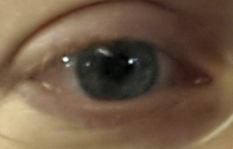
#> input picture EyeTab_Python/eye_images/andreas2_l.png, 233 x 149 px
$ python -i find_limbus_points.py   (imports and definitions only)   (Python 2 division)   (older library calls are emulated)
#> lines starting #> are read from the running program, lines starting #| are printed output that depends on the picture; after the words box and inside, x2 and y2 are one past the last pixel; in counts of white or black regions, pixels touching at a corner belong together
### EyeTab_Python/linpolar_transform.py
import numpy as np

from math import ceil, pi, cos, sin

### Adapted from original with licence: ###
'''
Copyright (c) Helio Perroni Filho <xperroni@gmail.com>

This file is part of  Python Log Polar Transform Redux (PLPTR).

PLPTR is free software: you can redistribute it and/or modify
it under the terms of the GNU General Public License as published by
the Free Software Foundation, either version 3 of the License, or
(at your option) any later version.

PLPTR is distributed in the hope that it will be useful,
but WITHOUT ANY WARRANTY; without even the implied warranty of
MERCHANTABILITY or FITNESS FOR A PARTICULAR PURPOSE.  See the
GNU General Public License for more details.

You should have received a copy of the GNU General Public License
along with PLPTR. If not, see <http://www.gnu.org/licenses/>.
'''

_transforms = {}

def _get_transform(i_0, j_0, i_n, j_n, p_n, t_n, p_s, t_s):

    # Checks if this transform has been requested before.
    transform = _transforms.get((i_0, j_0, i_n, j_n, p_n, t_n))

    # If the transform is not found...
    if transform == None:
        i_k = []
        j_k = []
        p_k = []
        t_k = []

        # Scans the transform across its coordinate axes. At each step
        # calculates the reverse transform back into the cartesian coordinate
        # system, and if the coordinates fall within the boundaries of the
        # input image, records both coordinate sets.
        for p in range(0, p_n):
            for t in range(0, t_n):
                t_rad = t * t_s

                i = int(i_0 + p * sin(t_rad))
                j = int(j_0 + p * cos(t_rad))

                if 0 <= i < i_n and 0 <= j < j_n:
                    i_k.append(i)
                    j_k.append(j)
                    p_k.append(p)
                    t_k.append(t)

        # Creates a set of two "fancy-indices", one for retrieving pixels from
        # the input image, and other for assigning them to the transform.
        transform = ((np.array(p_k), np.array(t_k)), (np.array(i_k), np.array(j_k)))
        _transforms[i_0, j_0, i_n, j_n, p_n, t_n] = transform

    return transform


def linpolar(image, trans_h=None, trans_w=None):

    # Middle of linpolar transform is image center
    i_0, j_0 = image.shape[1] / 2, image.shape[0] / 2

    # Shape of the input image.
    (i_n, j_n) = image.shape[:2]

    # The distance d_c from the transform's focus (i_0, j_0) to the image's
    # farthest corner (i_c, j_c). This is used below as the default value for
    # trans_h, and also to calculate the iteration step across the transform's p
    # dimension.
    i_c = max(i_0, i_n - i_0)
    j_c = max(j_0, j_n - j_0)
    d_c = (i_c ** 2 + j_c ** 2) ** 0.5

    if trans_h == None:
        # The default value to trans_h is defined as the distance d_c.
        trans_h = int(ceil(d_c))

    if trans_w == None:
        # The default value to trans_w is defined as the width of the image.
        trans_w = j_n

    # The scale factors determine the size of each "step" along the transform.
    # p_s = log(d_c) / trans_h
    p_s = d_c / trans_h
    t_s = 2.0 * pi / trans_w

    # Recover the transform fancy index from the cache, creating it if not found.
    (pt, ij) = _get_transform(i_0, j_0, i_n, j_n, trans_h, trans_w, p_s, t_s)

    # The transform's pixels have the same type and depth as the input's.
    transformed = np.zeros((trans_h, trans_w) + image.shape[2:], dtype=image.dtype)

    # Applies the transform to the image via numpy fancy-indexing.
    transformed[pt] = image[ij]
    return transformed

### EyeTab_Python/find_limbus_points.py
import cv2, numpy as np

from math import pi
from linpolar_transform import linpolar
from image_utils import stack_imgs_horizontal, stack_imgs_vertical
from draw_utils import draw_points

__fixed_width = 400
__limb_r_ratios = (0.15, 0.4)
__min_limb_r = int(__fixed_width * __limb_r_ratios[0])
__max_limb_r = int(__fixed_width * __limb_r_ratios[1])

__gabor_params = {'ksize':(7, 7),
          'sigma':2, 'theta':pi / 2,
          'lambd':pi * 2,
          'gamma':2,
          'psi':pi / 2,
          'ktype':cv2.CV_32F}
__gabor_kern = cv2.getGaborKernel(**__gabor_params)

__winname = "Limbus Points (filtered polar img)"
__debug_imgs = {}


#                eye_img - bgr img of eye ROI
#                |        phi - angle to ignore at extreme ranges (close to 90 or 270)
#                |        |       angles considered = 360 / angle_step
#                |        |       |
def get_limb_pts(eye_img, phi=20, angle_step=1, debug_index=False):

    polar_img_w = 360 / angle_step                                      # Polar image has one column per angle of interest
    phi_range_1 = ((90 - phi) / angle_step, (90 + phi) / angle_step)    # Ranges of angles to be ignored (too close to lids)
    phi_range_2 = ((270 - phi) / angle_step, (270 + phi) / angle_step)

    eye_img_grey = cv2.cvtColor(eye_img, cv2.COLOR_BGR2GRAY)      # Do BGR-grey
    eye_img_grey = cv2.medianBlur(eye_img_grey, 5)

    # Scale to fixed size image for re-using transform matrix
    scale = eye_img.shape[0] / float(__fixed_width)
    img_fixed_size = cv2.resize(eye_img_grey, (__fixed_width, __fixed_width))

    # Transform image into polar coords and blur
    img_polar = linpolar(img_fixed_size, trans_w=polar_img_w, trans_h=__fixed_width / 2)
    img_polar = cv2.GaussianBlur(img_polar, (5, 5), 0)

    # Take the segment between min & max radii and filter with Gabor kernel
    img_polar_seg = img_polar[__min_limb_r:__max_limb_r, :]
    filter_img = cv2.filter2D(img_polar_seg, -1, __gabor_kern)

    # Black out ignored angles
    filter_img.T[ phi_range_1[0] : phi_range_1[1] ] = 0
    filter_img.T[ phi_range_2[0] : phi_range_2[1] ] = 0

    # In polar image, x <-> theta, y <-> magnitude
    pol_ys = np.argmax(filter_img, axis=0)                      # Take highest filter response as limbus points
    pol_xs = np.arange(filter_img.shape[1])[pol_ys > 0]
    mags = (pol_ys + __min_limb_r)[pol_ys > 0]
    thts = np.radians(pol_xs * angle_step)

    # Translate each point back into fixed img coords
    xs, ys = cv2.polarToCart(mags.astype(float), thts)
    xs = (xs + __fixed_width / 2) * scale                       # Shift and scale cart. coords back to original eye-ROI coords
    ys = (ys + __fixed_width / 2) * scale

    # Points returned in form
    #    [[ x1   y1]
    #     [ x2   y2]
    #         ...
    #     [ xn   yn]]
    pts_cart = np.concatenate([xs, ys], axis=1)

    # --------------------- Debug Drawing ---------------------
    if debug_index != False:
        debug_img = eye_img.copy()
        debug_polar = cv2.cvtColor(img_polar, cv2.COLOR_GRAY2BGR)

        cv2.imwrite("polar.jpg",debug_polar)

        cv2.line(debug_polar, (0, __min_limb_r), (img_polar.shape[1], __min_limb_r), (255, 255, 0))
        cv2.line(debug_polar, (0, __max_limb_r), (img_polar.shape[1], __max_limb_r), (255, 255, 0))
        cv2.circle(debug_img, (debug_img.shape[1] / 2, debug_img.shape[0] / 2), int(debug_img.shape[0] * __limb_r_ratios[0]), (255, 255, 0))
        cv2.circle(debug_img, (debug_img.shape[1] / 2, debug_img.shape[0] / 2), int(debug_img.shape[0] * __limb_r_ratios[1]), (255, 255, 0))

        pts_polar = np.squeeze(np.dstack([pol_xs, mags]))
        draw_points(debug_polar, pts_polar, (0, 0, 255), width=1)
        draw_points(debug_img, pts_cart, (0, 0, 255), width=1)

        stacked_imgs_polar = stack_imgs_vertical([debug_polar, filter_img])
        stacked_imgs = stack_imgs_horizontal([debug_img, eye_img_grey, stacked_imgs_polar])

        __debug_imgs[debug_index] = stacked_imgs

        if debug_index == 2:
            full_debug_img = stack_imgs_vertical([__debug_imgs[1], __debug_imgs[2]]);
            cv2.imshow(__winname, full_debug_img)
        elif debug_index > 2:
            cv2.imshow(__winname, stacked_imgs);
    # --------------------- Debug Drawing ---------------------

    return pts_cart

>>> import cv2
>>> picture = cv2.imread('eye_images/andreas2_l.png')
#> picture is the input picture: shape (149, 233, 3); mean B, G, R 68.2, 88.9, 111
>>> result = get_limb_pts(picture)
#> in get_limb_pts, `eye_img_grey = cv2.cvtColor(eye_img, cv2.COLOR_BGR2GRAY)`:
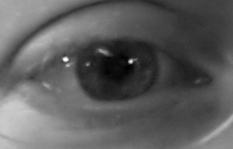
#> eye_img_grey: shape (149, 233); min 0, max 255, mean 93
#> in get_limb_pts, `img_fixed_size = cv2.resize(eye_img_grey, (__fixed_width, __fixed_widt..`:
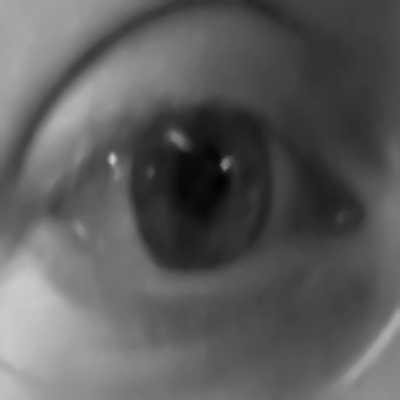
#> img_fixed_size: shape (400, 400); min 2, max 202, mean 92.8
#> in linpolar, `transformed[pt] = image[ij]`:
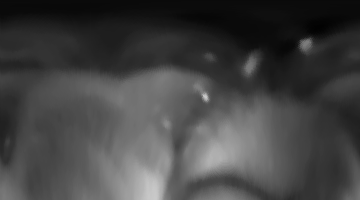
#> transformed: shape (200, 360); min 2, max 202, mean 67.1
#> in get_limb_pts, `img_polar_seg = img_polar[__min_limb_r:__max_limb_r, :]`:
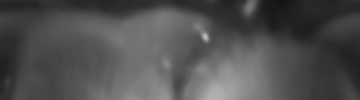
#> img_polar_seg: shape (100, 360); min 19, max 190, mean 79.5
#> in get_limb_pts, `filter_img = cv2.filter2D(img_polar_seg, -1, __gabor_kern)`:
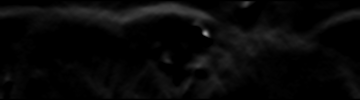
#> filter_img: shape (100, 360); min 0, max 161, mean 8
#> in get_limb_pts, `pol_ys = np.argmax(filter_img, axis=0)`: pol_ys = 360 values, max 82 at index 217, min 0 at index 70, mean 15.81
#> in get_limb_pts, `pol_ys = np.argmax(filter_img, axis=0)`:
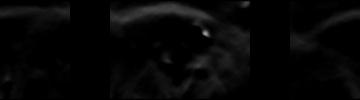
#> filter_img: shape (100, 360); 15.9% of pixels changed, all inside (x1, y1, x2, y2) = (70, 1, 290, 99)
#> in get_limb_pts, `pol_xs = np.arange(filter_img.shape[1])[pol_ys > 0]`: pol_xs = 280 values from 0 to 359
#> in get_limb_pts, `mags = (pol_ys + __min_limb_r)[pol_ys > 0]`: mags = 280 values, max 142 at index 177, min 62 at index 206, mean 80.33
#> in get_limb_pts, `thts = np.radians(pol_xs * angle_step)`: thts = 280 values from 0 to 6.27
#> in get_limb_pts, `xs, ys = cv2.polarToCart(mags.astype(float), thts)`: xs = 280 values, max 73.54 at index 235, min -115.7 at index 173, mean -1.39; ys = 280 values, max 72.82 at index 71, min -92.69 at index 190, mean -5.95
#> in get_limb_pts, `xs = (xs + __fixed_width / 2) * scale`: xs = 280 values, max 101.9 at index 235, min 31.39 at index 173, mean 73.98
#> in get_limb_pts, `ys = (ys + __fixed_width / 2) * scale`: ys = 280 values, max 101.6 at index 71, min 39.97 at index 190, mean 72.28
#> in get_limb_pts, `pts_cart = np.concatenate([xs, ys], axis=1)`: pts_cart = 280 pairs, first value 31.39 to 101.9, second value 39.97 to 101.6
#> result has the same summary as pts_cart in get_limb_pts

$ run again, on EyeTab_Python/eye_images/andreas1_l.png
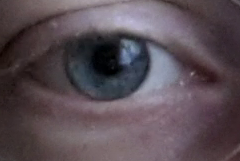
#> input picture EyeTab_Python/eye_images/andreas1_l.png, 240 x 161 px
#> picture is the input picture: shape (161, 240, 3); mean B, G, R 84.4, 77.4, 89.5
#> in get_limb_pts, `img_polar_seg = img_polar[__min_limb_r:__max_limb_r, :]`:
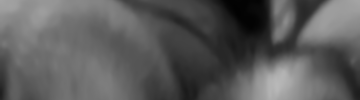
#> img_polar_seg: shape (100, 360); min 2, max 184, mean 91.1
#> pol_ys = 360 values, max 97 at index 0, min 0 at index 70, mean 27.35
#> in get_limb_pts, `pol_ys = np.argmax(filter_img, axis=0)`:
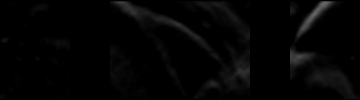
#> filter_img: shape (100, 360); min 0, max 101, mean 4.1
#> pol_xs = 280 values from 0 to 359
#> mags = 280 values, max 157 at index 0, min 62 at index 70, mean 95.16
#> thts = 280 values from 0 to 6.27
#> in get_limb_pts, `xs, ys = cv2.polarToCart(mags.astype(float), thts)`: xs = 280 values, max 157 at index 0, min -127.1 at index 168, mean 6.31; ys = 280 values, max 97.09 at index 69, min -121.4 at index 209, mean -5.99
#> in get_limb_pts, `xs = (xs + __fixed_width / 2) * scale`: xs = 280 values, max 143.7 at index 0, min 29.32 at index 168, mean 83.04
#> in get_limb_pts, `ys = (ys + __fixed_width / 2) * scale`: ys = 280 values, max 119.6 at index 69, min 31.65 at index 209, mean 78.09
#> pts_cart = 280 pairs, first value 29.32 to 143.7, second value 31.65 to 119.6
#> result has the same summary as pts_cart in get_limb_pts

$ run again, on EyeTab_Python/eye_images/andreas3_l.png
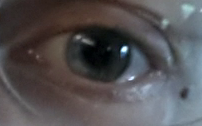
#> input picture EyeTab_Python/eye_images/andreas3_l.png, 202 x 126 px
#> picture is the input picture: shape (126, 202, 3); mean B, G, R 82.5, 80.6, 83.2
#> in get_limb_pts, `img_polar_seg = img_polar[__min_limb_r:__max_limb_r, :]`:
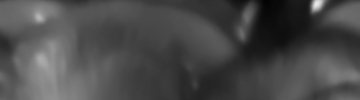
#> img_polar_seg: shape (100, 360); min 4, max 232, mean 74.1
#> pol_ys = 360 values, max 71 at index 0, min 0 at index 70, mean 11.51
#> in get_limb_pts, `pol_ys = np.argmax(filter_img, axis=0)`:
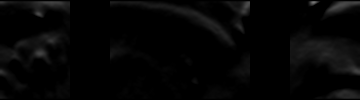
#> filter_img: shape (100, 360); min 0, max 116, mean 5.2
#> pol_xs = 280 values from 0 to 359
#> mags = 280 values, max 131 at index 0, min 61 at index 237, mean 74.8
#> thts = 280 values from 0 to 6.27
#> in get_limb_pts, `xs, ys = cv2.polarToCart(mags.astype(float), thts)`: xs = 280 values, max 131 at index 0, min -72.32 at index 162, mean 2.78; ys = 280 values, max 75.61 at index 42, min -101.5 at index 210, mean -4.51
#> in get_limb_pts, `xs = (xs + __fixed_width / 2) * scale`: xs = 280 values, max 104.3 at index 0, min 40.22 at index 162, mean 63.88
#> in get_limb_pts, `ys = (ys + __fixed_width / 2) * scale`: ys = 280 values, max 86.82 at index 42, min 31.03 at index 210, mean 61.58
#> pts_cart = 280 pairs, first value 40.22 to 104.3, second value 31.03 to 86.82
#> result has the same summary as pts_cart in get_limb_pts

$ run again, on EyeTab_Python/eye_images/andreas4_l.png
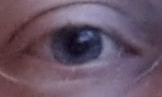
#> input picture EyeTab_Python/eye_images/andreas4_l.png, 162 x 97 px
#> picture is the input picture: shape (97, 162, 3); mean B, G, R 101.8, 84.5, 104.4
#> in get_limb_pts, `img_polar_seg = img_polar[__min_limb_r:__max_limb_r, :]`:
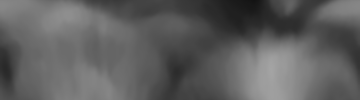
#> img_polar_seg: shape (100, 360); min 19, max 164, mean 94.8
#> pol_ys = 360 values, max 94 at index 12, min 0 at index 70, mean 20.04
#> in get_limb_pts, `pol_ys = np.argmax(filter_img, axis=0)`:
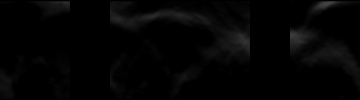
#> filter_img: shape (100, 360); min 0, max 70, mean 3.9
#> pol_xs = 280 values from 0 to 359
#> mags = 280 values, max 154 at index 12, min 61 at index 26, mean 85.76
#> thts = 280 values from 0 to 6.27
#> in get_limb_pts, `xs, ys = cv2.polarToCart(mags.astype(float), thts)`: xs = 280 values, max 150.6 at index 12, min -97.72 at index 171, mean 3.31; ys = 280 values, max 72.32 at index 72, min -95.5 at index 208, mean -4.02
#> in get_limb_pts, `xs = (xs + __fixed_width / 2) * scale`: xs = 280 values, max 85.03 at index 12, min 24.8 at index 171, mean 49.3
#> in get_limb_pts, `ys = (ys + __fixed_width / 2) * scale`: ys = 280 values, max 66.04 at index 72, min 25.34 at index 208, mean 47.53
#> pts_cart = 280 pairs, first value 24.8 to 85.03, second value 25.34 to 66.04
#> result has the same summary as pts_cart in get_limb_pts
